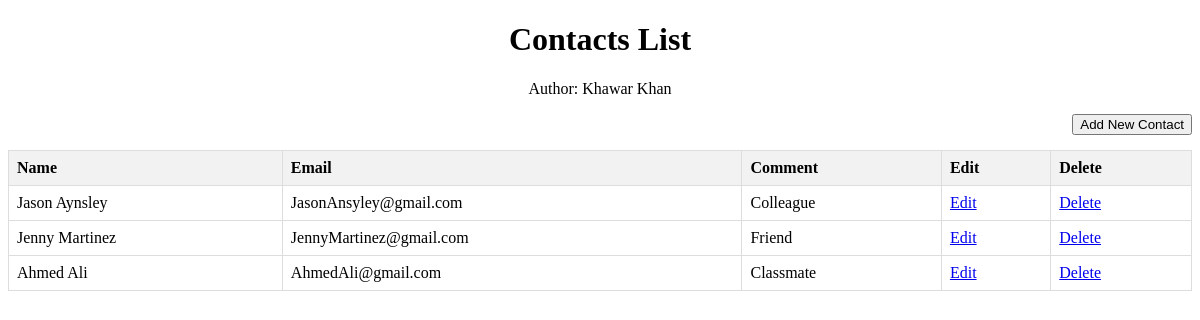
/display-contacts/, run on the app's committed database.
### contactslist/models.py (models this page shows, shortened)
class Contact(models.Model):
    first_Name = models.CharField(max_length=200)
    last_Name = models.CharField(max_length=200)
    email = models.CharField(max_length=200)
    comment = models.TextField()

### contactslist/views.py (the view)
# urls.py: path("display-contacts/", views.display, name='display-contacts'),
def display(request):
    template = loader.get_template('contact-display.html')
    contacts = Contact.objects.all()
    contact = []
    for c in contacts:
        contact.append(c)
    context = {
        'contacts': contact
    }
    return HttpResponse(template.render(context, request))

### contactslist/templates/contact-display.html (shortened to what this page needs)
{% load static %}
<!DOCTYPE html>
<html lang="en">
<head>
    <link rel="stylesheet" href="{% static 'contacts.css' %}"/>
</head>
<body>
    <h1 style="text-align: center;">Contacts List</h1>
    <p style="text-align: center;">Author: Khawar Khan</p>
    <form action="add-contact-form">
        <input type="submit" value="Add New Contact" style="float: right;">
    </form></br></br>
    <table>
        <thead>
            <tr>
                <th>Name</th>
                <th>Email</th>
                <th>Comment</th>
                <th>Edit</th>
                <th>Delete</th>
            </tr>
        </thead>
        <tbody>
            {% for contact in contacts%}
            <tr>
                <td>{{contact.first_Name}} {{contact.last_Name}}</td>
                <td>{{contact.email}}</td>
                <td>{{contact.comment}}</td>
                <td><a href="http://localhost:8000/display-contacts/edit?id={{ contact.id }}&fn={{ contact.first_Name }}&ln={{contact.last_Name}}&email={{contact.email}}&comment={{contact.comment}}">Edit</a></td>
                <td><a href="http://localhost:8000/display-contacts/delete?id={{ contact.id }}">Delete</a></td>
            </tr>
            {% endfor %}
        </tbody>
    </table>
</body>
</html>

### contactslist/static/contacts.css (style rules this page uses)
table { border-collapse: collapse; width: 100%; }
th, td { border: 1px solid #dddddd; text-align: left; padding: 8px; }
th { background-color: #f2f2f2; }

### data on the page
Contact: first_Name "Jason", last_Name "Aynsley", email "JasonAnsyley@gmail.com", comment "Colleague"
Contact: first_Name "Jenny", last_Name "Martinez", email "JennyMartinez@gmail.com", comment "Friend"
Contact: first_Name "Ahmed", last_Name "Ali", email "AhmedAli@gmail.com", comment "Classmate"
